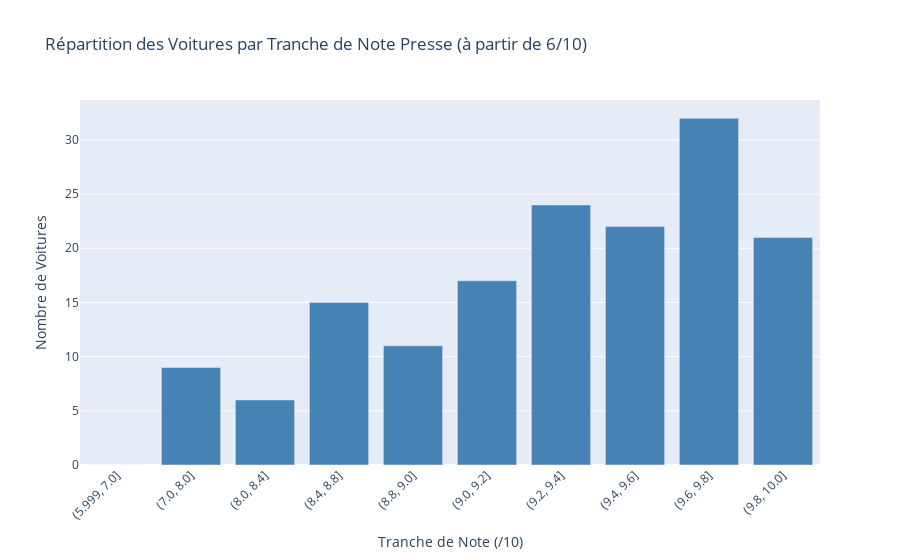

Notebook code for this chart:
### Code cell
# Graphique du nombre de voitures par tranche de note presse

# Créer des tranches de notes détaillées à partir de 6/10
# De 6 à 8 : tous les 1
# De 8 à 9 : tous les 0.4
# De 9 à 10 : tous les 0.2
bins_note = [6, 7, 8, 8.4, 8.8, 9.0, 9.2, 9.4, 9.6, 9.8, 10.0]

# Créer la colonne avec les tranches de notes
df['Tranche_Note'] = pd.cut(df['Note Presse (/10)'], bins=bins_note, right=True, include_lowest=True)

# Compter les voitures par tranche de note
note_counts = df['Tranche_Note'].value_counts().sort_index().reset_index()
note_counts.columns = ['Tranche_Note', 'count']
note_counts['Tranche_Note'] = note_counts['Tranche_Note'].astype(str)

fig_note = px.bar(
    note_counts,
    x='Tranche_Note',
    y='count',
    title='Répartition des Voitures par Tranche de Note Presse (à partir de 6/10)',
    labels={'Tranche_Note': 'Tranche de Note (/10)', 'count': 'Nombre de Voitures'}
)
fig_note.update_traces(marker_color='steelblue')
fig_note.update_layout(showlegend=False, xaxis_tickangle=-45)
fig_note.show()

### Figure 1 — Plotly figure (JSON) as saved in the notebook; plotly's stock layout.template omitted (floating-point values rounded to 4 significant figures)
{"data": [{"hovertemplate": "Tranche de Note (/10)=%{x}<br>Nombre de Voitures=%{y}<extra></extra>", "legendgroup": "", "marker": {"color": "steelblue", "pattern": {"shape": ""}}, "name": "", "orientation": "v", "showlegend": false, "textposition": "auto", "type": "bar", "x": ["(5.999, 7.0]", "(7.0, 8.0]", "(8.0, 8.4]", "(8.4, 8.8]", "(8.8, 9.0]", "(9.0, 9.2]", "(9.2, 9.4]", "(9.4, 9.6]", "(9.6, 9.8]", "(9.8, 10.0]"], "xaxis": "x", "y": [0, 9, 6, 15, 11, 17, 24, 22, 32, 21], "yaxis": "y"}], "layout": {"barmode": "relative", "legend": {"tracegroupgap": 0}, "showlegend": false, "title": {"text": "Répartition des Voitures par Tranche de Note Presse (à partir de 6/10)"}, "xaxis": {"anchor": "y", "domain": [0, 1], "tickangle": -45, "title": {"text": "Tranche de Note (/10)"}}, "yaxis": {"anchor": "x", "domain": [0, 1], "title": {"text": "Nombre de Voitures"}}}}
